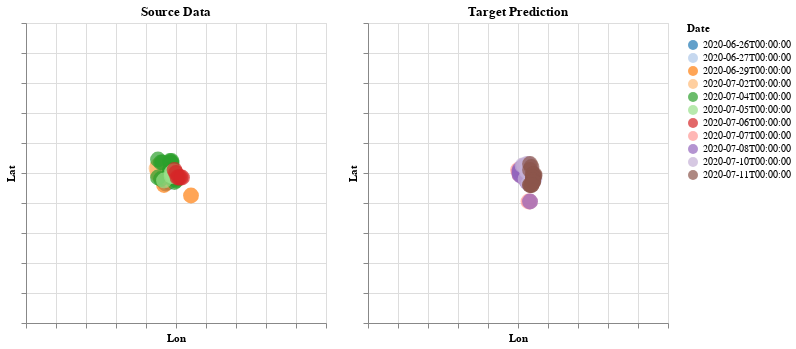

The notebook cell saved with this chart:
### Code cell
# Illustrate what we are asking model to predict.
source = alt.Chart(t_df[t_df['Date'] <= centroid_date][['lat_grid', 'lon_grid', 'Date', 'tool']]
                  ,title = 'Source Data').mark_circle(size=250).encode(
    alt.X('lon_grid', title = 'Lon', axis=alt.Axis(labels=False), scale=alt.Scale(domain=[-100, 100])),
    alt.Y('lat_grid', title = 'Lat', axis=alt.Axis(labels=False), scale=alt.Scale(domain=[-100, 100])),
    color = alt.Color('Date:N', scale=alt.Scale(scheme = 'category20')),
    tooltip = 'tool'
).properties(height=300, width=300).interactive()

target = alt.Chart(t_df[t_df['Date'] > centroid_date][['lat_grid', 'lon_grid', 'Date', 'tool']]
                  ,title = 'Target Prediction').mark_circle(size=250).encode(
    alt.X('lon_grid', title = 'Lon', axis=alt.Axis(labels=False), scale=alt.Scale(domain=[-100, 100])),
    alt.Y('lat_grid', title = 'Lat', axis=alt.Axis(labels=False), scale=alt.Scale(domain=[-100, 100])),
    color = alt.Color('Date:N', scale=alt.Scale(scheme = 'category20')),
    tooltip = 'tool'
).properties(height=300, width=300).interactive()

source | target

### Figure 1 — Vega-Lite specification as saved in the notebook (floating-point values rounded to 4 significant figures)
{"config": {"view": {"continuousWidth": 400, "continuousHeight": 300}}, "hconcat": [{"data": {"name": "data-b34a321770ddd9944b43e85dd79549f0"}, "mark": {"type": "circle", "size": 250}, "encoding": {"color": {"field": "Date", "scale": {"scheme": "category20"}, "type": "nominal"}, "tooltip": {"field": "tool", "type": "nominal"}, "x": {"axis": {"labels": false}, "field": "lon_grid", "scale": {"domain": [-100, 100]}, "title": "Lon", "type": "quantitative"}, "y": {"axis": {"labels": false}, "field": "lat_grid", "scale": {"domain": [-100, 100]}, "title": "Lat", "type": "quantitative"}}, "height": 300, "selection": {"selector050": {"type": "interval", "bind": "scales", "encodings": ["x", "y"]}}, "title": "Source Data", "width": 300}, {"data": {"name": "data-e04e47a8e79a2b0d802afb26e957ed24"}, "mark": {"type": "circle", "size": 250}, "encoding": {"color": {"field": "Date", "scale": {"scheme": "category20"}, "type": "nominal"}, "tooltip": {"field": "tool", "type": "nominal"}, "x": {"axis": {"labels": false}, "field": "lon_grid", "scale": {"domain": [-100, 100]}, "title": "Lon", "type": "quantitative"}, "y": {"axis": {"labels": false}, "field": "lat_grid", "scale": {"domain": [-100, 100]}, "title": "Lat", "type": "quantitative"}}, "height": 300, "selection": {"selector051": {"type": "interval", "bind": "scales", "encodings": ["x", "y"]}}, "title": "Target Prediction", "width": 300}], "$schema": "https://vega.github.io/schema/vega-lite/v4.17.0.json", "datasets": {"data-b34a321770ddd9944b43e85dd79549f0": [{"lat_grid": -5.0, "lon_grid": -6.0, "Date": "2020-06-26T00:00:00", "tool": "-6.0 x -5.0"}, {"lat_grid": -5.0, "lon_grid": -5.0, "Date": "2020-06-26T00:00:00", "tool": "-5.0 x -5.0"}, {"lat_grid": -6.0, "lon_grid": -6.0, "Date": "2020-06-26T00:00:00", "tool": "-6.0 x -6.0"}, {"lat_grid": -6.0, "lon_grid": -5.0, "Date": "2020-06-26T00:00:00", "tool": "-5.0 x -6.0"}, {"lat_grid": -5.0, "lon_grid": -5.0, "Date": "2020-06-26T00:00:00", "tool": "-5.0 x -5.0"}, {"lat_grid": -5.0, "lon_grid": -6.0, "Date": "2020-06-26T00:00:00", "tool": "-6.0 x -5.0"}, {"lat_grid": -7.0, "lon_grid": -7.0, "Date": "2020-06-26T00:00:00", "tool": "-7.0 x -7.0"}, {"lat_grid": -3.0, "lon_grid": -6.0, "Date": "2020-06-27T00:00:00", "tool": "-6.0 x -3.0"}, {"lat_grid": -3.0, "lon_grid": -6.0, "Date": "2020-06-27T00:00:00", "tool": "-6.0 x -3.0"}, {"lat_grid": -5.0, "lon_grid": -4.0, "Date": "2020-06-27T00:00:00", "tool": "-4.0 x -5.0"}, {"lat_grid": -8.0, "lon_grid": -8.0, "Date": "2020-06-29T00:00:00", "tool": "-8.0 x -8.0"}, {"lat_grid": -15.0, "lon_grid": 10.0, "Date": "2020-06-29T00:00:00", "tool": "10.0 x -15.0"}, {"lat_grid": 5.0, "lon_grid": -12.0, "Date": "2020-07-02T00:00:00", "tool": "-12.0 x 5.0"}, {"lat_grid": 4.0, "lon_grid": -11.0, "Date": "2020-07-02T00:00:00", "tool": "-11.0 x 4.0"}, {"lat_grid": 4.0, "lon_grid": -10.0, "Date": "2020-07-02T00:00:00", "tool": "-10.0 x 4.0"}, {"lat_grid": 4.0, "lon_grid": -8.0, "Date": "2020-07-02T00:00:00", "tool": "-8.0 x 4.0"}, {"lat_grid": 3.0, "lon_grid": -13.0, "Date": "2020-07-02T00:00:00", "tool": "-13.0 x 3.0"}, {"lat_grid": 3.0, "lon_grid": -11.0, "Date": "2020-07-02T00:00:00", "tool": "-11.0 x 3.0"}, {"lat_grid": 2.0, "lon_grid": -7.0, "Date": "2020-07-02T00:00:00", "tool": "-7.0 x 2.0"}, {"lat_grid": 1.0, "lon_grid": -7.0, "Date": "2020-07-02T00:00:00", "tool": "-7.0 x 1.0"}, {"lat_grid": 2.0, "lon_grid": -11.0, "Date": "2020-07-02T00:00:00", "tool": "-11.0 x 2.0"}, {"lat_grid": 0.0, "lon_grid": -11.0, "Date": "2020-07-02T00:00:00", "tool": "-11.0 x 0.0"}, {"lat_grid": 0.0, "lon_grid": -7.0, "Date": "2020-07-02T00:00:00", "tool": "-7.0 x 0.0"}, {"lat_grid": 0.0, "lon_grid": -6.0, "Date": "2020-07-02T00:00:00", "tool": "-6.0 x 0.0"}, {"lat_grid": -1.0, "lon_grid": -12.0, "Date": "2020-07-02T00:00:00", "tool": "-12.0 x -1.0"}, {"lat_grid": -1.0, "lon_grid": -10.0, "Date": "2020-07-02T00:00:00", "tool": "-10.0 x -1.0"}, {"lat_grid": 5.0, "lon_grid": -12.0, "Date": "2020-07-02T00:00:00", "tool": "-12.0 x 5.0"}, {"lat_grid": 5.0, "lon_grid": -10.0, "Date": "2020-07-02T00:00:00", "tool": "-10.0 x 5.0"}, {"lat_grid": 5.0, "lon_grid": -9.0, "Date": "2020-07-02T00:00:00", "tool": "-9.0 x 5.0"}, {"lat_grid": 4.0, "lon_grid": -7.0, "Date": "2020-07-02T00:00:00", "tool": "-7.0 x 4.0"}, {"lat_grid": 4.0, "lon_grid": -12.0, "Date": "2020-07-02T00:00:00", "tool": "-12.0 x 4.0"}, {"lat_grid": 3.0, "lon_grid": -8.0, "Date": "2020-07-02T00:00:00", "tool": "-8.0 x 3.0"}, {"lat_grid": 1.0, "lon_grid": -6.0, "Date": "2020-07-02T00:00:00", "tool": "-6.0 x 1.0"}, {"lat_grid": 2.0, "lon_grid": -12.0, "Date": "2020-07-02T00:00:00", "tool": "-12.0 x 2.0"}, {"lat_grid": 2.0, "lon_grid": -8.0, "Date": "2020-07-02T00:00:00", "tool": "-8.0 x 2.0"}, {"lat_grid": 1.0, "lon_grid": -12.0, "Date": "2020-07-02T00:00:00", "tool": "-12.0 x 1.0"}, {"lat_grid": 0.0, "lon_grid": -6.0, "Date": "2020-07-02T00:00:00", "tool": "-6.0 x 0.0"}, {"lat_grid": -1.0, "lon_grid": -11.0, "Date": "2020-07-02T00:00:00", "tool": "-11.0 x -1.0"}, {"lat_grid": -1.0, "lon_grid": -7.0, "Date": "2020-07-02T00:00:00", "tool": "-7.0 x -1.0"}, {"lat_grid": -2.0, "lon_grid": -11.0, "Date": "2020-07-02T00:00:00", "tool": "-11.0 x -2.0"}, {"lat_grid": 8.0, "lon_grid": -4.0, "Date": "2020-07-04T00:00:00", "tool": "-4.0 x 8.0"}, {"lat_grid": 9.0, "lon_grid": -12.0, "Date": "2020-07-04T00:00:00", "tool": "-12.0 x 9.0"}, {"lat_grid": 8.0, "lon_grid": -3.0, "Date": "2020-07-04T00:00:00", "tool": "-3.0 x 8.0"}, {"lat_grid": 7.0, "lon_grid": -4.0, "Date": "2020-07-04T00:00:00", "tool": "-4.0 x 7.0"}, {"lat_grid": 7.0, "lon_grid": -3.0, "Date": "2020-07-04T00:00:00", "tool": "-3.0 x 7.0"}, {"lat_grid": 7.0, "lon_grid": -10.0, "Date": "2020-07-04T00:00:00", "tool": "-10.0 x 7.0"}, {"lat_grid": 6.0, "lon_grid": -3.0, "Date": "2020-07-04T00:00:00", "tool": "-3.0 x 6.0"}, {"lat_grid": 7.0, "lon_grid": -9.0, "Date": "2020-07-04T00:00:00", "tool": "-9.0 x 7.0"}, {"lat_grid": 2.0, "lon_grid": -4.0, "Date": "2020-07-04T00:00:00", "tool": "-4.0 x 2.0"}, {"lat_grid": 1.0, "lon_grid": -4.0, "Date": "2020-07-04T00:00:00", "tool": "-4.0 x 1.0"}, {"lat_grid": 1.0, "lon_grid": -3.0, "Date": "2020-07-04T00:00:00", "tool": "-3.0 x 1.0"}, {"lat_grid": 0.0, "lon_grid": -4.0, "Date": "2020-07-04T00:00:00", "tool": "-4.0 x 0.0"}, {"lat_grid": 0.0, "lon_grid": -3.0, "Date": "2020-07-04T00:00:00", "tool": "-3.0 x 0.0"}, {"lat_grid": -4.0, "lon_grid": -1.0, "Date": "2020-07-04T00:00:00", "tool": "-1.0 x -4.0"}, {"lat_grid": -4.0, "lon_grid": 0.0, "Date": "2020-07-04T00:00:00", "tool": "0.0 x -4.0"}, {"lat_grid": -3.0, "lon_grid": -12.0, "Date": "2020-07-04T00:00:00", "tool": "-12.0 x -3.0"}, {"lat_grid": -4.0, "lon_grid": -10.0, "Date": "2020-07-04T00:00:00", "tool": "-10.0 x -4.0"}, {"lat_grid": -5.0, "lon_grid": 0.0, "Date": "2020-07-04T00:00:00", "tool": "0.0 x -5.0"}, {"lat_grid": -6.0, "lon_grid": -1.0, "Date": "2020-07-04T00:00:00", "tool": "-1.0 x -6.0"}, {"lat_grid": 1.0, "lon_grid": -2.0, "Date": "2020-07-05T00:00:00", "tool": "-2.0 x 1.0"}, {"lat_grid": 1.0, "lon_grid": -1.0, "Date": "2020-07-05T00:00:00", "tool": "-1.0 x 1.0"}, {"lat_grid": 0.0, "lon_grid": -3.0, "Date": "2020-07-05T00:00:00", "tool": "-3.0 x 0.0"}, {"lat_grid": -1.0, "lon_grid": -1.0, "Date": "2020-07-05T00:00:00", "tool": "-1.0 x -1.0"}, {"lat_grid": -2.0, "lon_grid": -2.0, "Date": "2020-07-05T00:00:00", "tool": "-2.0 x -2.0"}, {"lat_grid": -2.0, "lon_grid": -3.0, "Date": "2020-07-05T00:00:00", "tool": "-3.0 x -2.0"}, {"lat_grid": -5.0, "lon_grid": -8.0, "Date": "2020-07-05T00:00:00", "tool": "-8.0 x -5.0"}, {"lat_grid": 2.0, "lon_grid": -1.0, "Date": "2020-07-06T00:00:00", "tool": "-1.0 x 2.0"}, {"lat_grid": 0.0, "lon_grid": 0.0, "Date": "2020-07-06T00:00:00", "tool": "0.0 x 0.0"}, {"lat_grid": -3.0, "lon_grid": 3.0, "Date": "2020-07-06T00:00:00", "tool": "3.0 x -3.0"}, {"lat_grid": -3.0, "lon_grid": 1.0, "Date": "2020-07-06T00:00:00", "tool": "1.0 x -3.0"}, {"lat_grid": -3.0, "lon_grid": 2.0, "Date": "2020-07-06T00:00:00", "tool": "2.0 x -3.0"}, {"lat_grid": -3.0, "lon_grid": 4.0, "Date": "2020-07-06T00:00:00", "tool": "4.0 x -3.0"}], "data-e04e47a8e79a2b0d802afb26e957ed24": [{"lat_grid": 2.0, "lon_grid": 0.0, "Date": "2020-07-07T00:00:00", "tool": "0.0 x 2.0"}, {"lat_grid": 2.0, "lon_grid": 1.0, "Date": "2020-07-07T00:00:00", "tool": "1.0 x 2.0"}, {"lat_grid": 1.0, "lon_grid": 2.0, "Date": "2020-07-07T00:00:00", "tool": "2.0 x 1.0"}, {"lat_grid": 0.0, "lon_grid": 1.0, "Date": "2020-07-07T00:00:00", "tool": "1.0 x 0.0"}, {"lat_grid": -1.0, "lon_grid": 1.0, "Date": "2020-07-07T00:00:00", "tool": "1.0 x -1.0"}, {"lat_grid": -2.0, "lon_grid": 4.0, "Date": "2020-07-07T00:00:00", "tool": "4.0 x -2.0"}, {"lat_grid": -3.0, "lon_grid": 4.0, "Date": "2020-07-07T00:00:00", "tool": "4.0 x -3.0"}, {"lat_grid": -19.0, "lon_grid": 7.0, "Date": "2020-07-07T00:00:00", "tool": "7.0 x -19.0"}, {"lat_grid": -19.0, "lon_grid": 8.0, "Date": "2020-07-07T00:00:00", "tool": "8.0 x -19.0"}, {"lat_grid": 4.0, "lon_grid": 3.0, "Date": "2020-07-08T00:00:00", "tool": "3.0 x 4.0"}, {"lat_grid": 3.0, "lon_grid": 2.0, "Date": "2020-07-08T00:00:00", "tool": "2.0 x 3.0"}, {"lat_grid": 3.0, "lon_grid": 3.0, "Date": "2020-07-08T00:00:00", "tool": "3.0 x 3.0"}, {"lat_grid": 2.0, "lon_grid": 3.0, "Date": "2020-07-08T00:00:00", "tool": "3.0 x 2.0"}, {"lat_grid": 2.0, "lon_grid": 1.0, "Date": "2020-07-08T00:00:00", "tool": "1.0 x 2.0"}, {"lat_grid": 2.0, "lon_grid": 4.0, "Date": "2020-07-08T00:00:00", "tool": "4.0 x 2.0"}, {"lat_grid": 1.0, "lon_grid": 3.0, "Date": "2020-07-08T00:00:00", "tool": "3.0 x 1.0"}, {"lat_grid": 0.0, "lon_grid": 4.0, "Date": "2020-07-08T00:00:00", "tool": "4.0 x 0.0"}, {"lat_grid": 1.0, "lon_grid": 1.0, "Date": "2020-07-08T00:00:00", "tool": "1.0 x 1.0"}, {"lat_grid": 0.0, "lon_grid": 3.0, "Date": "2020-07-08T00:00:00", "tool": "3.0 x 0.0"}, {"lat_grid": -1.0, "lon_grid": 4.0, "Date": "2020-07-08T00:00:00", "tool": "4.0 x -1.0"}, {"lat_grid": 0.0, "lon_grid": 1.0, "Date": "2020-07-08T00:00:00", "tool": "1.0 x 0.0"}, {"lat_grid": -2.0, "lon_grid": 5.0, "Date": "2020-07-08T00:00:00", "tool": "5.0 x -2.0"}, {"lat_grid": -2.0, "lon_grid": 6.0, "Date": "2020-07-08T00:00:00", "tool": "6.0 x -2.0"}, {"lat_grid": -1.0, "lon_grid": 1.0, "Date": "2020-07-08T00:00:00", "tool": "1.0 x -1.0"}, {"lat_grid": -2.0, "lon_grid": 2.0, "Date": "2020-07-08T00:00:00", "tool": "2.0 x -2.0"}, {"lat_grid": -2.0, "lon_grid": 4.0, "Date": "2020-07-08T00:00:00", "tool": "4.0 x -2.0"}, {"lat_grid": -3.0, "lon_grid": 6.0, "Date": "2020-07-08T00:00:00", "tool": "6.0 x -3.0"}, {"lat_grid": -3.0, "lon_grid": 5.0, "Date": "2020-07-08T00:00:00", "tool": "5.0 x -3.0"}, {"lat_grid": -4.0, "lon_grid": 5.0, "Date": "2020-07-08T00:00:00", "tool": "5.0 x -4.0"}, {"lat_grid": -6.0, "lon_grid": 6.0, "Date": "2020-07-08T00:00:00", "tool": "6.0 x -6.0"}, {"lat_grid": -19.0, "lon_grid": 8.0, "Date": "2020-07-08T00:00:00", "tool": "8.0 x -19.0"}, {"lat_grid": 6.0, "lon_grid": 7.0, "Date": "2020-07-10T00:00:00", "tool": "7.0 x 6.0"}, {"lat_grid": 6.0, "lon_grid": 6.0, "Date": "2020-07-10T00:00:00", "tool": "6.0 x 6.0"}, {"lat_grid": 5.0, "lon_grid": 3.0, "Date": "2020-07-10T00:00:00", "tool": "3.0 x 5.0"}, {"lat_grid": 5.0, "lon_grid": 4.0, "Date": "2020-07-10T00:00:00", "tool": "4.0 x 5.0"}, {"lat_grid": 4.0, "lon_grid": 7.0, "Date": "2020-07-10T00:00:00", "tool": "7.0 x 4.0"}, {"lat_grid": 3.0, "lon_grid": 7.0, "Date": "2020-07-10T00:00:00", "tool": "7.0 x 3.0"}, {"lat_grid": 3.0, "lon_grid": 8.0, "Date": "2020-07-10T00:00:00", "tool": "8.0 x 3.0"}, {"lat_grid": 2.0, "lon_grid": 6.0, "Date": "2020-07-10T00:00:00", "tool": "6.0 x 2.0"}, {"lat_grid": 2.0, "lon_grid": 7.0, "Date": "2020-07-10T00:00:00", "tool": "7.0 x 2.0"}, {"lat_grid": 2.0, "lon_grid": 9.0, "Date": "2020-07-10T00:00:00", "tool": "9.0 x 2.0"}, {"lat_grid": 1.0, "lon_grid": 6.0, "Date": "2020-07-10T00:00:00", "tool": "6.0 x 1.0"}, {"lat_grid": 0.0, "lon_grid": 8.0, "Date": "2020-07-10T00:00:00", "tool": "8.0 x 0.0"}, {"lat_grid": 1.0, "lon_grid": 7.0, "Date": "2020-07-10T00:00:00", "tool": "7.0 x 1.0"}, {"lat_grid": -1.0, "lon_grid": 8.0, "Date": "2020-07-10T00:00:00", "tool": "8.0 x -1.0"}, {"lat_grid": -1.0, "lon_grid": 9.0, "Date": "2020-07-10T00:00:00", "tool": "9.0 x -1.0"}, {"lat_grid": -2.0, "lon_grid": 9.0, "Date": "2020-07-10T00:00:00", "tool": "9.0 x -2.0"}, {"lat_grid": -2.0, "lon_grid": 10.0, "Date": "2020-07-10T00:00:00", "tool": "10.0 x -2.0"}, {"lat_grid": -4.0, "lon_grid": 10.0, "Date": "2020-07-10T00:00:00", "tool": "10.0 x -4.0"}, {"lat_grid": -4.0, "lon_grid": 11.0, "Date": "2020-07-10T00:00:00", "tool": "11.0 x -4.0"}, {"lat_grid": -4.0, "lon_grid": 5.0, "Date": "2020-07-10T00:00:00", "tool": "5.0 x -4.0"}, {"lat_grid": -5.0, "lon_grid": 9.0, "Date": "2020-07-10T00:00:00", "tool": "9.0 x -5.0"}, {"lat_grid": -6.0, "lon_grid": 9.0, "Date": "2020-07-10T00:00:00", "tool": "9.0 x -6.0"}, {"lat_grid": -7.0, "lon_grid": 8.0, "Date": "2020-07-10T00:00:00", "tool": "8.0 x -7.0"}, {"lat_grid": -7.0, "lon_grid": 9.0, "Date": "2020-07-10T00:00:00", "tool": "9.0 x -7.0"}, {"lat_grid": -7.0, "lon_grid": 7.0, "Date": "2020-07-10T00:00:00", "tool": "7.0 x -7.0"}, {"lat_grid": 6.0, "lon_grid": 8.0, "Date": "2020-07-11T00:00:00", "tool": "8.0 x 6.0"}, {"lat_grid": 4.0, "lon_grid": 9.0, "Date": "2020-07-11T00:00:00", "tool": "9.0 x 4.0"}, {"lat_grid": 2.0, "lon_grid": 8.0, "Date": "2020-07-11T00:00:00", "tool": "8.0 x 2.0"}, {"lat_grid": -1.0, "lon_grid": 11.0, "Date": "2020-07-11T00:00:00", "tool": "11.0 x -1.0"}, {"lat_grid": -1.0, "lon_grid": 10.0, "Date": "2020-07-11T00:00:00", "tool": "10.0 x -1.0"}, {"lat_grid": -3.0, "lon_grid": 10.0, "Date": "2020-07-11T00:00:00", "tool": "10.0 x -3.0"}, {"lat_grid": -5.0, "lon_grid": 10.0, "Date": "2020-07-11T00:00:00", "tool": "10.0 x -5.0"}, {"lat_grid": -6.0, "lon_grid": 10.0, "Date": "2020-07-11T00:00:00", "tool": "10.0 x -6.0"}, {"lat_grid": -8.0, "lon_grid": 8.0, "Date": "2020-07-11T00:00:00", "tool": "8.0 x -8.0"}, {"lat_grid": -8.0, "lon_grid": 9.0, "Date": "2020-07-11T00:00:00", "tool": "9.0 x -8.0"}, {"lat_grid": -2.0, "lon_grid": 11.0, "Date": "2020-07-11T00:00:00", "tool": "11.0 x -2.0"}, {"lat_grid": -1.0, "lon_grid": 10.0, "Date": "2020-07-11T00:00:00", "tool": "10.0 x -1.0"}, {"lat_grid": -3.0, "lon_grid": 10.0, "Date": "2020-07-11T00:00:00", "tool": "10.0 x -3.0"}, {"lat_grid": -5.0, "lon_grid": 10.0, "Date": "2020-07-11T00:00:00", "tool": "10.0 x -5.0"}, {"lat_grid": -6.0, "lon_grid": 10.0, "Date": "2020-07-11T00:00:00", "tool": "10.0 x -6.0"}, {"lat_grid": -8.0, "lon_grid": 8.0, "Date": "2020-07-11T00:00:00", "tool": "8.0 x -8.0"}, {"lat_grid": -8.0, "lon_grid": 9.0, "Date": "2020-07-11T00:00:00", "tool": "9.0 x -8.0"}]}}
